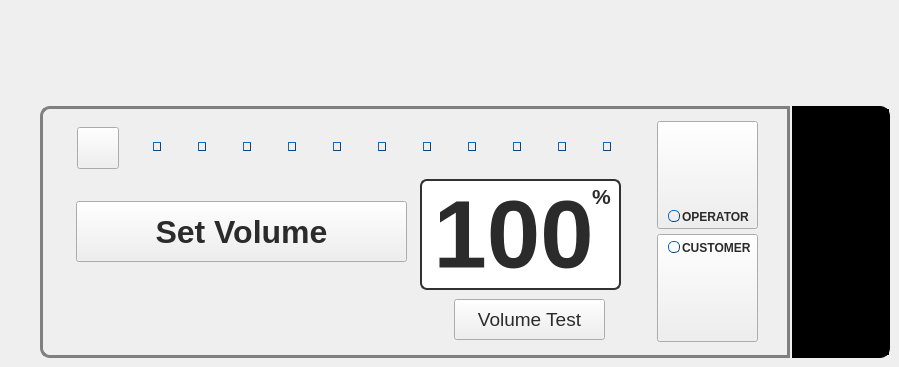
   <widget class="QWidget" name="soundVolume">
    <attribute name="title">
     <string>Sound</string>
    </attribute>
    <widget class="QLabel" name="volumeResultsLabel">
     <property name="geometry">
      <rect>
       <x>116</x>
       <y>118</y>
       <width>311</width>
       <height>31</height>
      </rect>
     </property>
     <property name="font">
      <font>
       <pointsize>14</pointsize>
      </font>
     </property>
     <property name="styleSheet">
      <string notr="true">color: rgb(43, 43, 43);
background:transparent;</string>
     </property>
     <property name="text">
      <string/>
     </property>
     <property name="alignment">
      <set>Qt::AlignCenter</set>
     </property>
    </widget>
    <widget class="QGroupBox" name="groupBox_2">
     <property name="geometry">
      <rect>
       <x>40</x>
       <y>106</y>
       <width>750</width>
       <height>252</height>
      </rect>
     </property>
     <property name="styleSheet">
      <string notr="true">QGroupBox#groupBox_2{
	background: url(:/images/brushedSteelSheet.png);
border-color: rgb(118, 118, 118);
border-top-left-radius:10px;
border-bottom-left-radius:10px;
border: 3px solid gray;
}</string>
     </property>
     <property name="title">
      <string/>
     </property>
     <widget class="QLabel" name="volumeLabel">
      <property name="geometry">
       <rect>
        <x>383</x>
        <y>78</y>
        <width>181</width>
        <height>101</height>
       </rect>
      </property>
      <property name="font">
       <font>
        <pointsize>72</pointsize>
        <weight>75</weight>
        <bold>true</bold>
       </font>
      </property>
      <property name="styleSheet">
       <string notr="true">QLabel#volumeLabel{
color: rgb(43, 43, 43);
}</string>
      </property>
      <property name="text">
       <string>100</string>
      </property>
      <property name="alignment">
       <set>Qt::AlignCenter</set>
      </property>
     </widget>
     <widget class="QLabel" name="label_16">
      <property name="geometry">
       <rect>
        <x>546</x>
        <y>80</y>
        <width>31</width>
        <height>20</height>
       </rect>
      </property>
      <property name="font">
       <font>
        <pointsize>16</pointsize>
        <weight>75</weight>
        <bold>true</bold>
       </font>
      </property>
      <property name="styleSheet">
       <string notr="true">QLabel#label_16{
color: rgb(43, 43, 43);
background:transparent;
}</string>
      </property>
      <property name="text">
       <string>%</string>
      </property>
      <property name="alignment">
       <set>Qt::AlignCenter</set>
      </property>
     </widget>
     <widget class="QPushButton" name="setVolumeBut">
      <property name="geometry">
       <rect>
        <x>36</x>
        <y>95</y>
        <width>331</width>
        <height>61</height>
       </rect>
      </property>
      <property name="font">
       <font>
        <pointsize>24</pointsize>
        <weight>75</weight>
        <bold>true</bold>
       </font>
      </property>
      <property name="styleSheet">
       <string notr="true">QPushButton#setVolumeBut{
color: rgb(43,43,43);
}</string>
      </property>
      <property name="text">
       <string>Set Volume</string>
      </property>
      <property name="default">
       <bool>false</bool>
      </property>
     </widget>
     <widget class="QFrame" name="frame_2">
      <property name="geometry">
       <rect>
        <x>380</x>
        <y>73</y>
        <width>201</width>
        <height>111</height>
       </rect>
      </property>
      <property name="styleSheet">
       <string notr="true">/*background-color: qlineargradient(spread:reflect, x1:0.005, y1:0, x2:1, y2:0, stop:0 rgba(77, 77, 77, 255), stop:1 rgba(190, 190, 190, 255));*/
background: rgb(255,255,255);
border-radius: 7px;
border: 2px solid rgb(49, 49, 49);</string>
      </property>
      <property name="frameShape">
       <enum>QFrame::StyledPanel</enum>
      </property>
      <property name="frameShadow">
       <enum>QFrame::Sunken</enum>
      </property>
      <property name="lineWidth">
       <number>2</number>
      </property>
      <property name="midLineWidth">
       <number>1</number>
      </property>
     </widget>
     <widget class="QPushButton" name="muteBut">
      <property name="geometry">
       <rect>
        <x>37</x>
        <y>21</y>
        <width>42</width>
        <height>42</height>
       </rect>
      </property>
      <property name="sizePolicy">
       <sizepolicy hsizetype="Fixed" vsizetype="Fixed">
        <horstretch>42</horstretch>
        <verstretch>42</verstretch>
       </sizepolicy>
      </property>
      <property name="minimumSize">
       <size>
        <width>42</width>
        <height>42</height>
       </size>
      </property>
      <property name="maximumSize">
       <size>
        <width>42</width>
        <height>42</height>
       </size>
      </property>
      <property name="focusPolicy">
       <enum>Qt::NoFocus</enum>
      </property>
      <property name="autoFillBackground">
       <bool>false</bool>
      </property>
      <property name="styleSheet">
       <string notr="true">QPushButton#muteButton {
    /* Let's make the size of the button 1,5 times of font size. */
  /*  min-height: 1.5em;*/
    /* Font size just 1.*/
    /*font: 1em;*/
    /* Margins so that we get a little space on the left and right. */
    margin: 0 0 0 0;
    /* The font color */ 
 /*  color: white;*/
    /* Here's the background gradient with start point, end point, 
       stop &quot;percentage&quot; and color, stop percentage and color. */
 /*   background-color: qlineargradient(x1: 0, y1: 0, x2: 0, y2: 1,
                                      stop: 0 #2198c0, stop: 1 #0d5ca6); */
	background-color:url(:/images/volumeOffSmall.png);
    /* We'll round the borders. */
    border-style: outset;
    /* Round radius will be 3px */
    border-radius: 19px;
    /* Border is only one pixel */
   /* border-width: 1px; */
    /* Border color is now set */
   border: 1px solid gray;
/*background:transparent;*/
}

QPushButton:checked {
	color: rgb(186, 217, 225); 
	background-color: url(:/images/volumeOnSmall.png);
background:transparent;
}
</string>
      </property>
      <property name="text">
       <string/>
      </property>
      <property name="checkable">
       <bool>true</bool>
      </property>
      <property name="checked">
       <bool>false</bool>
      </property>
     </widget>
     <widget class="QLabel" name="mutedResultsLabel">
      <property name="geometry">
       <rect>
        <x>7</x>
        <y>58</y>
        <width>66</width>
        <height>17</height>
       </rect>
      </property>
      <property name="font">
       <font>
        <pointsize>8</pointsize>
       </font>
      </property>
      <property name="styleSheet">
       <string notr="true">
background:transparent;</string>
      </property>
      <property name="text">
       <string/>
      </property>
      <property name="alignment">
       <set>Qt::AlignCenter</set>
      </property>
     </widget>
     <widget class="QPushButton" name="customerSoundBut">
      <property name="geometry">
       <rect>
        <x>617</x>
        <y>128</y>
        <width>101</width>
        <height>108</height>
       </rect>
      </property>
      <property name="text">
       <string/>
      </property>
      <property name="checkable">
       <bool>true</bool>
      </property>
      <property name="autoExclusive">
       <bool>true</bool>
      </property>
     </widget>
     <widget class="QPushButton" name="operatorSoundBut">
      <property name="geometry">
       <rect>
        <x>617</x>
        <y>15</y>
        <width>101</width>
        <height>108</height>
       </rect>
      </property>
      <property name="text">
       <string/>
      </property>
      <property name="checkable">
       <bool>true</bool>
      </property>
      <property name="checked">
       <bool>false</bool>
      </property>
      <property name="autoExclusive">
       <bool>true</bool>
      </property>
     </widget>
     <widget class="QPushButton" name="testVolumeBut">
      <property name="geometry">
       <rect>
        <x>414</x>
        <y>193</y>
        <width>151</width>
        <height>41</height>
       </rect>
      </property>
      <property name="sizePolicy">
       <sizepolicy hsizetype="Fixed" vsizetype="Fixed">
        <horstretch>120</horstretch>
        <verstretch>31</verstretch>
       </sizepolicy>
      </property>
      <property name="minimumSize">
       <size>
        <width>120</width>
        <height>31</height>
       </size>
      </property>
      <property name="font">
       <font>
        <pointsize>14</pointsize>
        <weight>50</weight>
        <bold>false</bold>
       </font>
      </property>
      <property name="styleSheet">
       <string notr="true">QPushButton#testVolumeBut{
color: rgb(43,43,43);
}</string>
      </property>
      <property name="text">
       <string>Volume Test</string>
      </property>
     </widget>
     <zorder>frame_2</zorder>
     <zorder>volumeLabel</zorder>
     <zorder>label_16</zorder>
     <zorder>setVolumeBut</zorder>
     <zorder>mutedResultsLabel</zorder>
     <zorder>customerSoundBut</zorder>
     <zorder>operatorSoundBut</zorder>
     <zorder>testVolumeBut</zorder>
     <zorder>muteBut</zorder>
    </widget>
    <widget class="QSpinBox" name="volumeSpinBox">
     <property name="geometry">
      <rect>
       <x>792</x>
       <y>106</y>
       <width>98</width>
       <height>252</height>
      </rect>
     </property>
     <property name="sizePolicy">
      <sizepolicy hsizetype="Fixed" vsizetype="Fixed">
       <horstretch>0</horstretch>
       <verstretch>0</verstretch>
      </sizepolicy>
     </property>
     <property name="maximumSize">
      <size>
       <width>11111</width>
       <height>11111</height>
      </size>
     </property>
     <property name="font">
      <font>
       <pointsize>24</pointsize>
       <weight>75</weight>
       <italic>true</italic>
       <bold>true</bold>
      </font>
     </property>
     <property name="focusPolicy">
      <enum>Qt::NoFocus</enum>
     </property>
     <property name="autoFillBackground">
      <bool>false</bool>
     </property>
     <property name="styleSheet">
      <string notr="true">QSpinBox{
	border-top-right-radius: 10px;
	border-bottom-right-radius:10px;
	border: 2px solid black;
	height:252px;
	width: 98px;
	background:black;
	margin: 0 0 0 0;
}

 QSpinBox::up-button {
      width: 98px;
	height:126px;
 /* 16 + 2*1px border-width = 15px padding + 3px parent border */
	background:black;	
	background: url(:/images/SpinBoxButtonsOffTop.png);
    
 }
QSpinBox::down-button {
     width: 98px;
height:126px;
background:url(:/images/SpinBoxButtonsOffBottom.png);
    
}</string>
     </property>
     <property name="frame">
      <bool>true</bool>
     </property>
     <property name="buttonSymbols">
      <enum>QAbstractSpinBox::UpDownArrows</enum>
     </property>
     <property name="accelerated">
      <bool>true</bool>
     </property>
     <property name="maximum">
      <number>100</number>
     </property>
     <property name="value">
      <number>50</number>
     </property>
    </widget>
    <widget class="QWidget" name="layoutWidget">
     <property name="geometry">
      <rect>
       <x>122</x>
       <y>121</y>
       <width>531</width>
       <height>51</height>
      </rect>
     </property>
     <layout class="QHBoxLayout" name="horizontalLayout">
      <item>
       <widget class="QPushButton" name="volumeIndicator0">
        <property name="sizePolicy">
         <sizepolicy hsizetype="Fixed" vsizetype="Fixed">
          <horstretch>8</horstretch>
          <verstretch>9</verstretch>
         </sizepolicy>
        </property>
        <property name="minimumSize">
         <size>
          <width>8</width>
          <height>9</height>
         </size>
        </property>
        <property name="maximumSize">
         <size>
          <width>8</width>
          <height>9</height>
         </size>
        </property>
        <property name="styleSheet">
         <string notr="true">QPushButton {
    /* Let's make the size of the button 1,5 times of font size. */
 /*   min-height: 1.5em;*/
    /* Font size just 1.*/
    /*font: 1em;*/
    /* Margins so that we get a little space on the left and right. */
    margin: 0 0 0 0;
    /* The font color */ 
    color: white;
    /* Here's the background gradient with start point, end point, 
       stop &quot;percentage&quot; and color, stop percentage and color. */
    /*background-color: qlineargradient(x1: 0, y1: 0, x2: 0, y2: 1,
                                      stop: 0 #2198c0, stop: 1 #0d5ca6);*/
	background:url(:/images/brightnessLED.png);
    /* We'll round the borders. */
    border-style: outset;
    /* Round radius will be 3px */
    border-radius: 5px;
    /* Border is only one pixel */
    border-width: 1px;
    /* Border color is now set */
    border-color: #0c457e;
}</string>
        </property>
        <property name="text">
         <string/>
        </property>
       </widget>
      </item>
      <item>
       <widget class="QPushButton" name="volumeIndicator1">
        <property name="sizePolicy">
         <sizepolicy hsizetype="Fixed" vsizetype="Fixed">
          <horstretch>8</horstretch>
          <verstretch>9</verstretch>
         </sizepolicy>
        </property>
        <property name="minimumSize">
         <size>
          <width>8</width>
          <height>9</height>
         </size>
        </property>
        <property name="maximumSize">
         <size>
          <width>8</width>
          <height>9</height>
         </size>
        </property>
        <property name="styleSheet">
         <string notr="true">QPushButton {
    /* Let's make the size of the button 1,5 times of font size. */
 /*   min-height: 1.5em;*/
    /* Font size just 1.*/
    /*font: 1em;*/
    /* Margins so that we get a little space on the left and right. */
    margin: 0 0 0 0;
    /* The font color */ 
    color: white;
    /* Here's the background gradient with start point, end point, 
       stop &quot;percentage&quot; and color, stop percentage and color. */
    /*background-color: qlineargradient(x1: 0, y1: 0, x2: 0, y2: 1,
                                      stop: 0 #2198c0, stop: 1 #0d5ca6);*/
	background:url(:/images/brightnessLED.png);
    /* We'll round the borders. */
    border-style: outset;
    /* Round radius will be 3px */
    border-radius: 5px;
    /* Border is only one pixel */
    border-width: 1px;
    /* Border color is now set */
    border-color: #0c457e;
}</string>
        </property>
        <property name="text">
         <string/>
        </property>
       </widget>
      </item>
      <item>
       <widget class="QPushButton" name="volumeIndicator2">
        <property name="sizePolicy">
         <sizepolicy hsizetype="Fixed" vsizetype="Fixed">
          <horstretch>8</horstretch>
          <verstretch>9</verstretch>
         </sizepolicy>
        </property>
        <property name="minimumSize">
         <size>
          <width>8</width>
          <height>9</height>
         </size>
        </property>
        <property name="maximumSize">
         <size>
          <width>8</width>
          <height>9</height>
         </size>
        </property>
        <property name="styleSheet">
         <string notr="true">QPushButton {
    /* Let's make the size of the button 1,5 times of font size. */
 /*   min-height: 1.5em;*/
    /* Font size just 1.*/
    /*font: 1em;*/
    /* Margins so that we get a little space on the left and right. */
    margin: 0 0 0 0;
    /* The font color */ 
    color: white;
    /* Here's the background gradient with start point, end point, 
       stop &quot;percentage&quot; and color, stop percentage and color. */
    /*background-color: qlineargradient(x1: 0, y1: 0, x2: 0, y2: 1,
                                      stop: 0 #2198c0, stop: 1 #0d5ca6);*/
	background:url(:/images/brightnessLED.png);
    /* We'll round the borders. */
    border-style: outset;
    /* Round radius will be 3px */
    border-radius: 5px;
    /* Border is only one pixel */
    border-width: 1px;
    /* Border color is now set */
    border-color: #0c457e;
}</string>
        </property>
        <property name="text">
         <string/>
        </property>
       </widget>
      </item>
      <item>
       <widget class="QPushButton" name="volumeIndicator3">
        <property name="sizePolicy">
         <sizepolicy hsizetype="Fixed" vsizetype="Fixed">
          <horstretch>8</horstretch>
          <verstretch>9</verstretch>
         </sizepolicy>
        </property>
        <property name="minimumSize">
         <size>
          <width>8</width>
          <height>9</height>
         </size>
        </property>
        <property name="maximumSize">
         <size>
          <width>8</width>
          <height>9</height>
         </size>
        </property>
        <property name="styleSheet">
         <string notr="true">QPushButton {
    /* Let's make the size of the button 1,5 times of font size. */
 /*   min-height: 1.5em;*/
    /* Font size just 1.*/
    /*font: 1em;*/
    /* Margins so that we get a little space on the left and right. */
    margin: 0 0 0 0;
    /* The font color */ 
    color: white;
    /* Here's the background gradient with start point, end point, 
       stop &quot;percentage&quot; and color, stop percentage and color. */
    /*background-color: qlineargradient(x1: 0, y1: 0, x2: 0, y2: 1,
                                      stop: 0 #2198c0, stop: 1 #0d5ca6);*/
	background:url(:/images/brightnessLED.png);
    /* We'll round the borders. */
    border-style: outset;
    /* Round radius will be 3px */
    border-radius: 5px;
    /* Border is only one pixel */
    border-width: 1px;
    /* Border color is now set */
    border-color: #0c457e;
}</string>
        </property>
        <property name="text">
         <string/>
        </property>
       </widget>
      </item>
      <item>
       <widget class="QPushButton" name="volumeIndicator4">
        <property name="sizePolicy">
         <sizepolicy hsizetype="Fixed" vsizetype="Fixed">
          <horstretch>8</horstretch>
          <verstretch>9</verstretch>
         </sizepolicy>
        </property>
        <property name="minimumSize">
         <size>
          <width>8</width>
          <height>9</height>
         </size>
        </property>
        <property name="maximumSize">
         <size>
          <width>8</width>
          <height>9</height>
         </size>
        </property>
        <property name="styleSheet">
         <string notr="true">QPushButton {
    /* Let's make the size of the button 1,5 times of font size. */
 /*   min-height: 1.5em;*/
    /* Font size just 1.*/
    /*font: 1em;*/
    /* Margins so that we get a little space on the left and right. */
    margin: 0 0 0 0;
    /* The font color */ 
    color: white;
    /* Here's the background gradient with start point, end point, 
       stop &quot;percentage&quot; and color, stop percentage and color. */
    /*background-color: qlineargradient(x1: 0, y1: 0, x2: 0, y2: 1,
                                      stop: 0 #2198c0, stop: 1 #0d5ca6);*/
	background:url(:/images/brightnessLED.png);
    /* We'll round the borders. */
    border-style: outset;
    /* Round radius will be 3px */
    border-radius: 5px;
    /* Border is only one pixel */
    border-width: 1px;
    /* Border color is now set */
    border-color: #0c457e;
}</string>
        </property>
        <property name="text">
         <string/>
        </property>
       </widget>
      </item>
      <item>
       <widget class="QPushButton" name="volumeIndicator5">
        <property name="sizePolicy">
         <sizepolicy hsizetype="Fixed" vsizetype="Fixed">
          <horstretch>8</horstretch>
          <verstretch>9</verstretch>
         </sizepolicy>
        </property>
        <property name="minimumSize">
         <size>
          <width>8</width>
          <height>9</height>
         </size>
        </property>
        <property name="maximumSize">
         <size>
          <width>8</width>
          <height>9</height>
         </size>
        </property>
        <property name="styleSheet">
         <string notr="true">QPushButton {
    /* Let's make the size of the button 1,5 times of font size. */
 /*   min-height: 1.5em;*/
    /* Font size just 1.*/
    /*font: 1em;*/
    /* Margins so that we get a little space on the left and right. */
    margin: 0 0 0 0;
    /* The font color */ 
    color: white;
    /* Here's the background gradient with start point, end point, 
       stop &quot;percentage&quot; and color, stop percentage and color. */
    /*background-color: qlineargradient(x1: 0, y1: 0, x2: 0, y2: 1,
                                      stop: 0 #2198c0, stop: 1 #0d5ca6);*/
	background:url(:/images/brightnessLED.png);
    /* We'll round the borders. */
    border-style: outset;
    /* Round radius will be 3px */
    border-radius: 5px;
    /* Border is only one pixel */
    border-width: 1px;
    /* Border color is now set */
    border-color: #0c457e;
}</string>
        </property>
        <property name="text">
         <string/>
        </property>
       </widget>
      </item>
      <item>
       <widget class="QPushButton" name="volumeIndicator6">
        <property name="sizePolicy">
         <sizepolicy hsizetype="Fixed" vsizetype="Fixed">
          <horstretch>8</horstretch>
          <verstretch>9</verstretch>
         </sizepolicy>
        </property>
        <property name="minimumSize">
         <size>
          <width>8</width>
          <height>9</height>
         </size>
        </property>
        <property name="maximumSize">
         <size>
          <width>8</width>
          <height>9</height>
         </size>
        </property>
        <property name="styleSheet">
         <string notr="true">QPushButton {
    /* Let's make the size of the button 1,5 times of font size. */
 /*   min-height: 1.5em;*/
    /* Font size just 1.*/
    /*font: 1em;*/
    /* Margins so that we get a little space on the left and right. */
    margin: 0 0 0 0;
    /* The font color */ 
    color: white;
    /* Here's the background gradient with start point, end point, 
       stop &quot;percentage&quot; and color, stop percentage and color. */
    /*background-color: qlineargradient(x1: 0, y1: 0, x2: 0, y2: 1,
                                      stop: 0 #2198c0, stop: 1 #0d5ca6);*/
	background:url(:/images/brightnessLED.png);
    /* We'll round the borders. */
    border-style: outset;
    /* Round radius will be 3px */
    border-radius: 5px;
    /* Border is only one pixel */
    border-width: 1px;
    /* Border color is now set */
    border-color: #0c457e;
}</string>
        </property>
        <property name="text">
         <string/>
        </property>
       </widget>
      </item>
      <item>
       <widget class="QPushButton" name="volumeIndicator7">
        <property name="sizePolicy">
         <sizepolicy hsizetype="Fixed" vsizetype="Fixed">
          <horstretch>8</horstretch>
          <verstretch>9</verstretch>
         </sizepolicy>
        </property>
        <property name="minimumSize">
         <size>
          <width>8</width>
          <height>9</height>
         </size>
        </property>
        <property name="maximumSize">
         <size>
          <width>8</width>
          <height>9</height>
         </size>
        </property>
        <property name="styleSheet">
         <string notr="true">QPushButton {
    /* Let's make the size of the button 1,5 times of font size. */
 /*   min-height: 1.5em;*/
    /* Font size just 1.*/
    /*font: 1em;*/
    /* Margins so that we get a little space on the left and right. */
    margin: 0 0 0 0;
    /* The font color */ 
    color: white;
    /* Here's the background gradient with start point, end point, 
       stop &quot;percentage&quot; and color, stop percentage and color. */
    /*background-color: qlineargradient(x1: 0, y1: 0, x2: 0, y2: 1,
                                      stop: 0 #2198c0, stop: 1 #0d5ca6);*/
	background:url(:/images/brightnessLED.png);
    /* We'll round the borders. */
    border-style: outset;
    /* Round radius will be 3px */
    border-radius: 5px;
    /* Border is only one pixel */
    border-width: 1px;
    /* Border color is now set */
    border-color: #0c457e;
}</string>
        </property>
        <property name="text">
         <string/>
        </property>
       </widget>
      </item>
      <item>
       <widget class="QPushButton" name="volumeIndicator8">
        <property name="sizePolicy">
         <sizepolicy hsizetype="Fixed" vsizetype="Fixed">
          <horstretch>8</horstretch>
          <verstretch>9</verstretch>
         </sizepolicy>
        </property>
        <property name="minimumSize">
         <size>
          <width>8</width>
          <height>9</height>
         </size>
        </property>
        <property name="maximumSize">
         <size>
          <width>8</width>
          <height>9</height>
         </size>
        </property>
        <property name="styleSheet">
         <string notr="true">QPushButton {
    /* Let's make the size of the button 1,5 times of font size. */
 /*   min-height: 1.5em;*/
    /* Font size just 1.*/
    /*font: 1em;*/
    /* Margins so that we get a little space on the left and right. */
    margin: 0 0 0 0;
    /* The font color */ 
    color: white;
    /* Here's the background gradient with start point, end point, 
       stop &quot;percentage&quot; and color, stop percentage and color. */
    /*background-color: qlineargradient(x1: 0, y1: 0, x2: 0, y2: 1,
                                      stop: 0 #2198c0, stop: 1 #0d5ca6);*/
	background:url(:/images/brightnessLED.png);
    /* We'll round the borders. */
    border-style: outset;
    /* Round radius will be 3px */
    border-radius: 5px;
    /* Border is only one pixel */
    border-width: 1px;
    /* Border color is now set */
    border-color: #0c457e;
}</string>
        </property>
        <property name="text">
         <string/>
        </property>
       </widget>
      </item>
      <item>
       <widget class="QPushButton" name="volumeIndicator9">
        <property name="sizePolicy">
         <sizepolicy hsizetype="Fixed" vsizetype="Fixed">
          <horstretch>8</horstretch>
          <verstretch>9</verstretch>
         </sizepolicy>
        </property>
        <property name="minimumSize">
         <size>
          <width>8</width>
          <height>9</height>
         </size>
        </property>
        <property name="maximumSize">
         <size>
          <width>8</width>
          <height>9</height>
         </size>
        </property>
        <property name="styleSheet">
         <string notr="true">QPushButton {
    /* Let's make the size of the button 1,5 times of font size. */
 /*   min-height: 1.5em;*/
    /* Font size just 1.*/
    /*font: 1em;*/
    /* Margins so that we get a little space on the left and right. */
    margin: 0 0 0 0;
    /* The font color */ 
    color: white;
    /* Here's the background gradient with start point, end point, 
       stop &quot;percentage&quot; and color, stop percentage and color. */
    /*background-color: qlineargradient(x1: 0, y1: 0, x2: 0, y2: 1,
                                      stop: 0 #2198c0, stop: 1 #0d5ca6);*/
	background:url(:/images/brightnessLED.png);
    /* We'll round the borders. */
    border-style: outset;
    /* Round radius will be 3px */
    border-radius: 5px;
    /* Border is only one pixel */
    border-width: 1px;
    /* Border color is now set */
    border-color: #0c457e;
}</string>
        </property>
        <property name="text">
         <string/>
        </property>
       </widget>
      </item>
      <item>
       <widget class="QPushButton" name="volumeIndicator10">
        <property name="sizePolicy">
         <sizepolicy hsizetype="Fixed" vsizetype="Fixed">
          <horstretch>8</horstretch>
          <verstretch>9</verstretch>
         </sizepolicy>
        </property>
        <property name="minimumSize">
         <size>
          <width>8</width>
          <height>9</height>
         </size>
        </property>
        <property name="maximumSize">
         <size>
          <width>8</width>
          <height>9</height>
         </size>
        </property>
        <property name="styleSheet">
         <string notr="true">QPushButton {
    /* Let's make the size of the button 1,5 times of font size. */
 /*   min-height: 1.5em;*/
    /* Font size just 1.*/
    /*font: 1em;*/
    /* Margins so that we get a little space on the left and right. */
    margin: 0 0 0 0;
    /* The font color */ 
    color: white;
    /* Here's the background gradient with start point, end point, 
       stop &quot;percentage&quot; and color, stop percentage and color. */
    /*background-color: qlineargradient(x1: 0, y1: 0, x2: 0, y2: 1,
                                      stop: 0 #2198c0, stop: 1 #0d5ca6);*/
	background:url(:/images/brightnessLED.png);
    /* We'll round the borders. */
    border-style: outset;
    /* Round radius will be 3px */
    border-radius: 5px;
    /* Border is only one pixel */
    border-width: 1px;
    /* Border color is now set */
    border-color: #0c457e;
}</string>
        </property>
        <property name="text">
         <string/>
        </property>
       </widget>
      </item>
     </layout>
    </widget>
    <widget class="QLabel" name="operatorSoundButText">
     <property name="geometry">
      <rect>
       <x>682</x>
       <y>208</y>
       <width>74</width>
       <height>17</height>
      </rect>
     </property>
     <property name="font">
      <font>
       <pointsize>9</pointsize>
       <weight>75</weight>
       <bold>true</bold>
      </font>
     </property>
     <property name="styleSheet">
      <string notr="true">color: rgb(43, 43, 43);
background:transparent;</string>
     </property>
     <property name="text">
      <string>OPERATOR</string>
     </property>
     <property name="alignment">
      <set>Qt::AlignLeading|Qt::AlignLeft|Qt::AlignVCenter</set>
     </property>
    </widget>
    <widget class="QLabel" name="customerSoundButText">
     <property name="geometry">
      <rect>
       <x>682</x>
       <y>239</y>
       <width>81</width>
       <height>17</height>
      </rect>
     </property>
     <property name="font">
      <font>
       <pointsize>9</pointsize>
       <weight>75</weight>
       <italic>false</italic>
       <bold>true</bold>
       <kerning>false</kerning>
      </font>
     </property>
     <property name="styleSheet">
      <string notr="true">color: rgb(43, 43, 43);
background:transparent;</string>
     </property>
     <property name="text">
      <string>CUSTOMER</string>
     </property>
     <property name="alignment">
      <set>Qt::AlignLeading|Qt::AlignLeft|Qt::AlignVCenter</set>
     </property>
    </widget>
    <widget class="QPushButton" name="customerSoundIndicator">
     <property name="geometry">
      <rect>
       <x>668</x>
       <y>241</y>
       <width>12</width>
       <height>12</height>
      </rect>
     </property>
     <property name="sizePolicy">
      <sizepolicy hsizetype="Fixed" vsizetype="Fixed">
       <horstretch>12</horstretch>
       <verstretch>12</verstretch>
      </sizepolicy>
     </property>
     <property name="minimumSize">
      <size>
       <width>12</width>
       <height>12</height>
      </size>
     </property>
     <property name="maximumSize">
      <size>
       <width>12</width>
       <height>12</height>
      </size>
     </property>
     <property name="styleSheet">
      <string notr="true">QPushButton {
    /* Let's make the size of the button 1,5 times of font size. */
 /*   min-height: 1.5em;*/
    /* Font size just 1.*/
    /*font: 1em;*/
    /* Margins so that we get a little space on the left and right. */
    margin: 0 0 0 0;
    /* The font color */ 
    color: white;
    /* Here's the background gradient with start point, end point, 
       stop &quot;percentage&quot; and color, stop percentage and color. */
    background-color: qlineargradient(x1: 0, y1: 0, x2: 0, y2: 1,
                                      stop: 0 #2198c0, stop: 1 #0d5ca6);
	background:url(images/brightnessLED.png);
    /* We'll round the borders. */
    border-style: outset;
    /* Round radius will be 3px */
    border-radius: 5px;
    /* Border is only one pixel */
    border-width: 1px;
    /* Border color is now set */
    border-color: #0c457e;
}</string>
     </property>
     <property name="text">
      <string/>
     </property>
    </widget>
    <widget class="QPushButton" name="operatorSoundIndicator">
     <property name="geometry">
      <rect>
       <x>668</x>
       <y>210</y>
       <width>12</width>
       <height>12</height>
      </rect>
     </property>
     <property name="sizePolicy">
      <sizepolicy hsizetype="Fixed" vsizetype="Fixed">
       <horstretch>12</horstretch>
       <verstretch>12</verstretch>
      </sizepolicy>
     </property>
     <property name="minimumSize">
      <size>
       <width>12</width>
       <height>12</height>
      </size>
     </property>
     <property name="maximumSize">
      <size>
       <width>12</width>
       <height>12</height>
      </size>
     </property>
     <property name="styleSheet">
      <string notr="true">QPushButton {
    /* Let's make the size of the button 1,5 times of font size. */
 /*   min-height: 1.5em;*/
    /* Font size just 1.*/
    /*font: 1em;*/
    /* Margins so that we get a little space on the left and right. */
    margin: 0 0 0 0;
    /* The font color */ 
    color: white;
    /* Here's the background gradient with start point, end point, 
       stop &quot;percentage&quot; and color, stop percentage and color. */
    background-color: qlineargradient(x1: 0, y1: 0, x2: 0, y2: 1,
                                      stop: 0 #2198c0, stop: 1 #0d5ca6);
	background:url(images/brightnessLED.png);
    /* We'll round the borders. */
    border-style: outset;
    /* Round radius will be 3px */
    border-radius: 5px;
    /* Border is only one pixel */
    border-width: 1px;
    /* Border color is now set */
    border-color: #0c457e;
}</string>
     </property>
     <property name="text">
      <string/>
     </property>
    </widget>
    <zorder>volumeSpinBox</zorder>
    <zorder>groupBox_2</zorder>
    <zorder>volumeResultsLabel</zorder>
    <zorder>layoutWidget</zorder>
    <zorder>operatorSoundButText</zorder>
    <zorder>customerSoundButText</zorder>
    <zorder>customerSoundIndicator</zorder>
    <zorder>operatorSoundIndicator</zorder>
   </widget>
